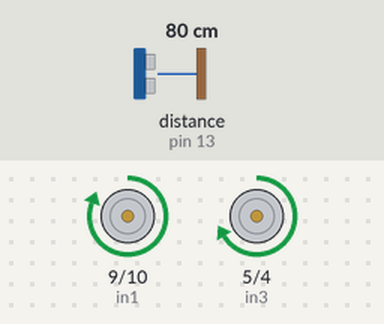
Bench run of a sketch on a simulated Arduino Uno, built with avr-gcc and run on an emulated ATmega328P. Parts: motor-driver pin pairs drawn as motors (green arrow = first pin HIGH = forward, orange = second pin HIGH = backward, longer = more drive, scaled by the enable pin). Wiring (inferred from the names in the program): ultrasonic range finder: trigger pin 12; echo pin 13. Inputs (shaded band) come from the test bench; at power-on: distance to the obstacle (sensor on pin 13) 80 cm. The echo pulse lasts 58.3 µs per cm.

Above: at 1.2 s.
1.3 s: distance to the obstacle (sensor on pin 13) set to 45 cm
2.8 s: distance to the obstacle (sensor on pin 13) set to 36 cm
At 3.3 s:
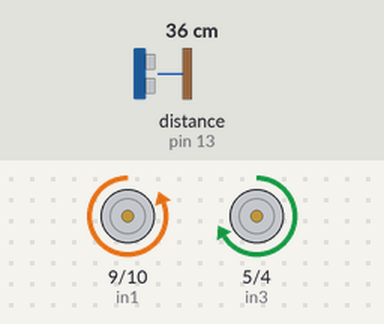
4.3 s: distance to the obstacle (sensor on pin 13) set to 60 cm
At 5.5 s:
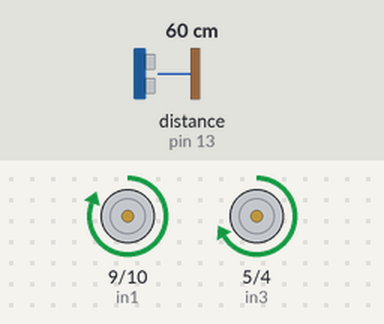
5.8 s: distance to the obstacle (sensor on pin 13) set to 2 cm
At 6.7 s:
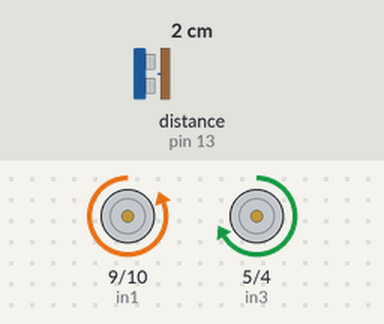
Timing chart, 0 to 8.3 s (numbered marks = the images above; inputs shaded):
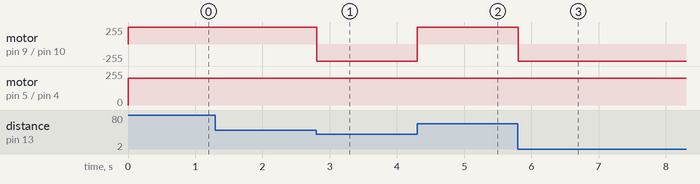

The sketch:

obstacle_avoiding.ino
```cpp
#define trigPin 12
#define echoPin 13
//#define led 4
// motor one
int enA = 8;
int in1 = 9;
int in2 = 10;
// motor two
int enB = 6;
int in3 = 5;
int in4 = 4;


void setup() {
  Serial.begin (9600);
  pinMode(trigPin, OUTPUT);
  pinMode(echoPin, INPUT);
  //pinMode(led, OUTPUT);
   // set all the motor control pins to outputs
  pinMode(enA, OUTPUT);
  pinMode(enB, OUTPUT);
  pinMode(in1, OUTPUT);
  pinMode(in2, OUTPUT);
  pinMode(in3, OUTPUT);
  pinMode(in4, OUTPUT);

}

void loop() {
  long duration, distance;
  digitalWrite(trigPin, LOW);  // Added this line
  delayMicroseconds(2); // Added this line
  digitalWrite(trigPin, HIGH);
//  delayMicroseconds(1000); - Removed this line
  delayMicroseconds(10); // Added this line
  digitalWrite(trigPin, LOW);
  duration = pulseIn(echoPin, HIGH);
  distance = (duration/2) / 29.1;
  if (distance < 40) {  //


    //digitalWrite(led,HIGH); //
 digitalWrite(in1, LOW);
 digitalWrite(in2, HIGH);
 analogWrite(enA, 200);

   digitalWrite(in3, HIGH);
  digitalWrite(in4, LOW);
    analogWrite(enB, 200);
}
  else {
   // digitalWrite(led,LOW);
    // turn on motor A
  digitalWrite(in1, HIGH);
  digitalWrite(in2, LOW);
  // set speed to 200 out of possible range 0~255
  analogWrite(enA, 200);
  // turn on motor B
  digitalWrite(in3, HIGH);
  digitalWrite(in4, LOW);
  // set speed to 200 out of possible range 0~255
  analogWrite(enB, 200);

  }
}
```

Measured:
- the behaviour switches between 41 and 40 cm on distance to the obstacle (sensor on pin 13) (found by bisection; images 0 and 1)
- after the input at 1.3 s, every drawn part: stays the same
- after the input at 2.8 s, motor on pin 9 (in1) / pin 10 (in2): forward 255/255 → backward 255/255 at once
- after the input at 4.3 s, motor on pin 9 (in1) / pin 10 (in2): backward 255/255 → forward 255/255 at once
- after the input at 5.8 s, motor on pin 9 (in1) / pin 10 (in2): forward 255/255 → backward 255/255 at once
